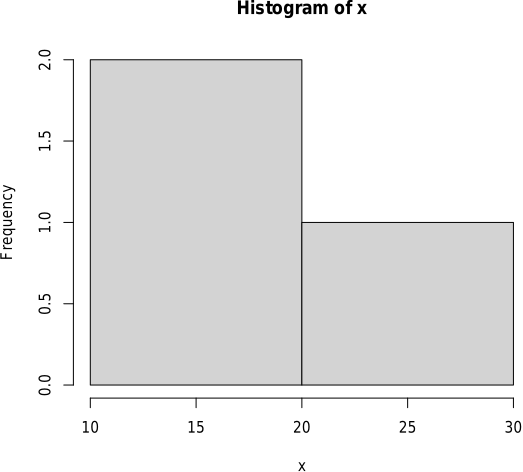

The R source for this figure:
pdf(file = "04-r-hist2.pdf", width = 6, height = 5.5)

x <- c(10, 20, 30)
hist(x, breaks = 2) # 階級数は2
